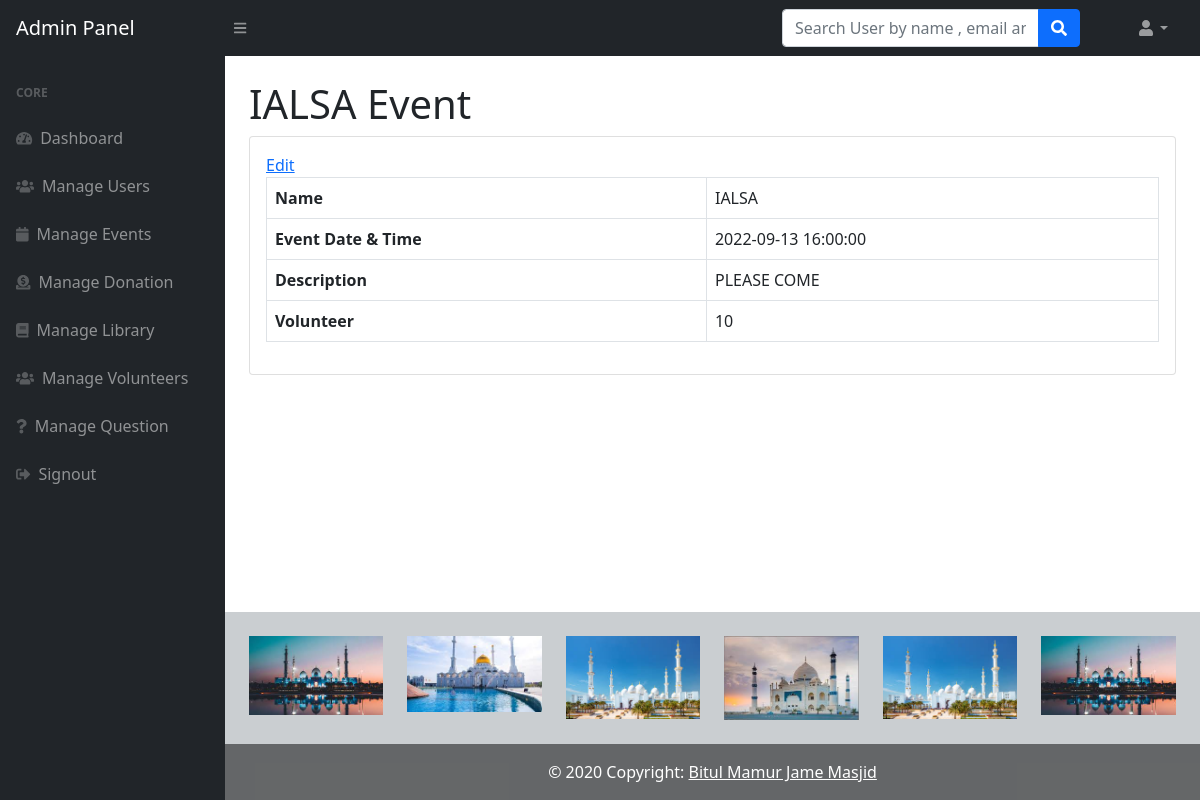
The page /admin/event.php?id=14 on the database its author committed.
### tables this page shows
CREATE TABLE `event` (
  `id` int(255) NOT NULL,
  `name` varchar(255) NOT NULL,
  `eventdt` datetime NOT NULL,
  `description` varchar(255) NOT NULL,
  `volunteer` int(255) NOT NULL
);

### admin/event.php (the view, shortened to what this page needs)
<?php session_start();
require "../connection.php";
 ?>
    <!DOCTYPE html>
<html lang="en">
    <head>
        <link href="https://cdn.jsdelivr.net/npm/bootstrap@5.1.1/dist/css/bootstrap.min.css" rel="stylesheet">
    </head>
    <body class="sb-nav-fixed">
      <?php include_once('navbar.php');?>
        <div id="layoutSidenav">
          <?php include_once('sidebar.php');?>
            <div id="layoutSidenav_content">
                <main>
                    <div class="container-fluid px-4">
<?php
$id=$_GET['id'];
$query=mysqli_query($con,"SELECT * FROM event WHERE id='$id'");
while($result=mysqli_fetch_array($query))
{?>
                        <h1 class="mt-4"><?php echo $result['name'];?> Event</h1>
                        <div class="card mb-4">
                            <div class="card-body">
                                <a href="edit-event.php?id=<?php echo $result['id'];?>">Edit</a>
                                <table class="table table-bordered">
                                   <tr>
                                    <th>Name</th>
                                       <td><?php echo $result['name'];?></td>
                                   </tr>
                                   <tr>
                                       <th>Event Date & Time</th>
                                       <td><?php echo $result['eventdt'];?></td>
                                   </tr>
                                     <tr>
                                       <th>Description</th>
                                       <td colspan="3"><?php echo $result['description'];?></td>
                                   </tr>
                                   <tr>
                                       <th>Volunteer</th>
                                       <td colspan="3"><?php echo $result['volunteer'];?></td>
                                   </tr>
                                </table>
                            </div>
                        </div>
<?php } ?>
                    </div>
                </main>
          <?php include('footer.php');?>
            </div>
        </div>
    </body>
</html>

### rows shown on the page
event: name "IALSA", eventdt "2022-09-13 16:00:00", description "PLEASE COME", volunteer "10"
